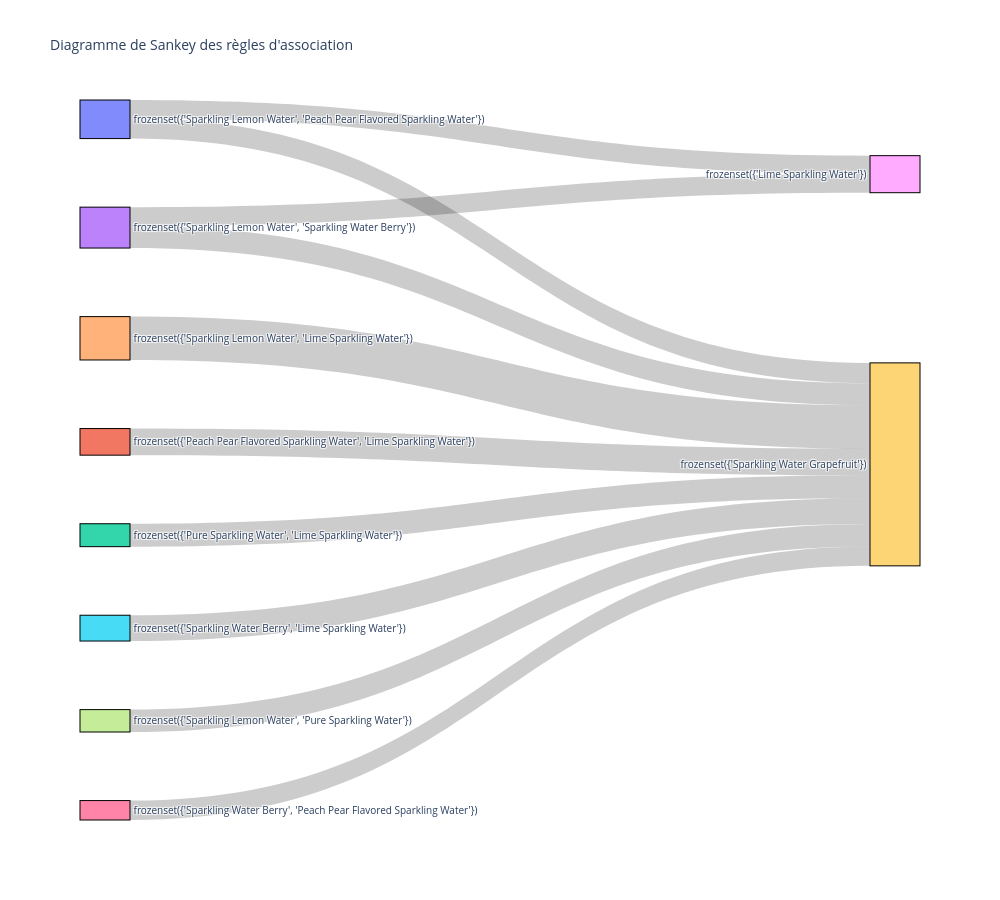

Notebook code for this chart:
### Code cell
transaction_df = beverages.groupby('order_id')['product_name'].apply(list).reset_index(name='product_name')
print(transaction_df.head())

transactions = transaction_df['product_name'].tolist()
print("\nExample Transactions List (first 5):")
print(transactions[:5])

from mlxtend.preprocessing import TransactionEncoder
from mlxtend.frequent_patterns import apriori, association_rules

te = TransactionEncoder()
te_ary = te.fit(transactions).transform(transactions)
df_encoded = pd.DataFrame(te_ary, columns=te.columns_)

frequent_itemsets = apriori(df_encoded, min_support=0.001, use_colnames=True, low_memory=True,verbose = 1)
rules = association_rules(frequent_itemsets, metric="confidence", min_threshold=0.5) 
import plotly.graph_objects as go

rules["antecedents"] = rules["antecedents"].astype(str)
rules["consequents"] = rules["consequents"].astype(str)

labels = list(pd.concat([rules["antecedents"], rules["consequents"]]).unique())
label_index = {label: i for i, label in enumerate(labels)}

sources = [label_index[a] for a in rules["antecedents"]]
targets = [label_index[c] for c in rules["consequents"]]
values = rules["support"].tolist()

fig = go.Figure(go.Sankey(
    node=dict(
        pad=80,  
        thickness=50,  
        line=dict(color="black", width=1), 
        label=labels
    ),
    link=dict(
        source=sources,
        target=targets,
        value=values
    )
))

fig.update_layout(
    title_text="Diagramme de Sankey des règles d'association",
    font_size=10, 
    width=1000,  
    height=900
)

fig.show()

### Figure 1 — Plotly figure (JSON) as saved in the notebook; plotly's stock layout.template omitted (floating-point values rounded to 4 significant figures)
{"data": [{"link": {"source": [0, 1, 2, 3, 4, 5, 0, 6, 7, 3], "target": [8, 9, 9, 8, 9, 9, 9, 9, 9, 9], "value": [0.001271, 0.001851, 0.001595, 0.001306, 0.003017, 0.001795, 0.001413, 0.001351, 0.001558, 0.001539]}, "node": {"label": ["frozenset({'Sparkling Lemon Water', 'Peach Pear Flavored Sparkling Water'})", "frozenset({'Peach Pear Flavored Sparkling Water', 'Lime Sparkling Water'})", "frozenset({'Pure Sparkling Water', 'Lime Sparkling Water'})", "frozenset({'Sparkling Lemon Water', 'Sparkling Water Berry'})", "frozenset({'Sparkling Lemon Water', 'Lime Sparkling Water'})", "frozenset({'Sparkling Water Berry', 'Lime Sparkling Water'})", "frozenset({'Sparkling Water Berry', 'Peach Pear Flavored Sparkling Water'})", "frozenset({'Sparkling Lemon Water', 'Pure Sparkling Water'})", "frozenset({'Lime Sparkling Water'})", "frozenset({'Sparkling Water Grapefruit'})"], "line": {"color": "black", "width": 1}, "pad": 80, "thickness": 50}, "type": "sankey"}], "layout": {"font": {"size": 10}, "height": 900, "title": {"text": "Diagramme de Sankey des règles d'association"}, "width": 1000}}
